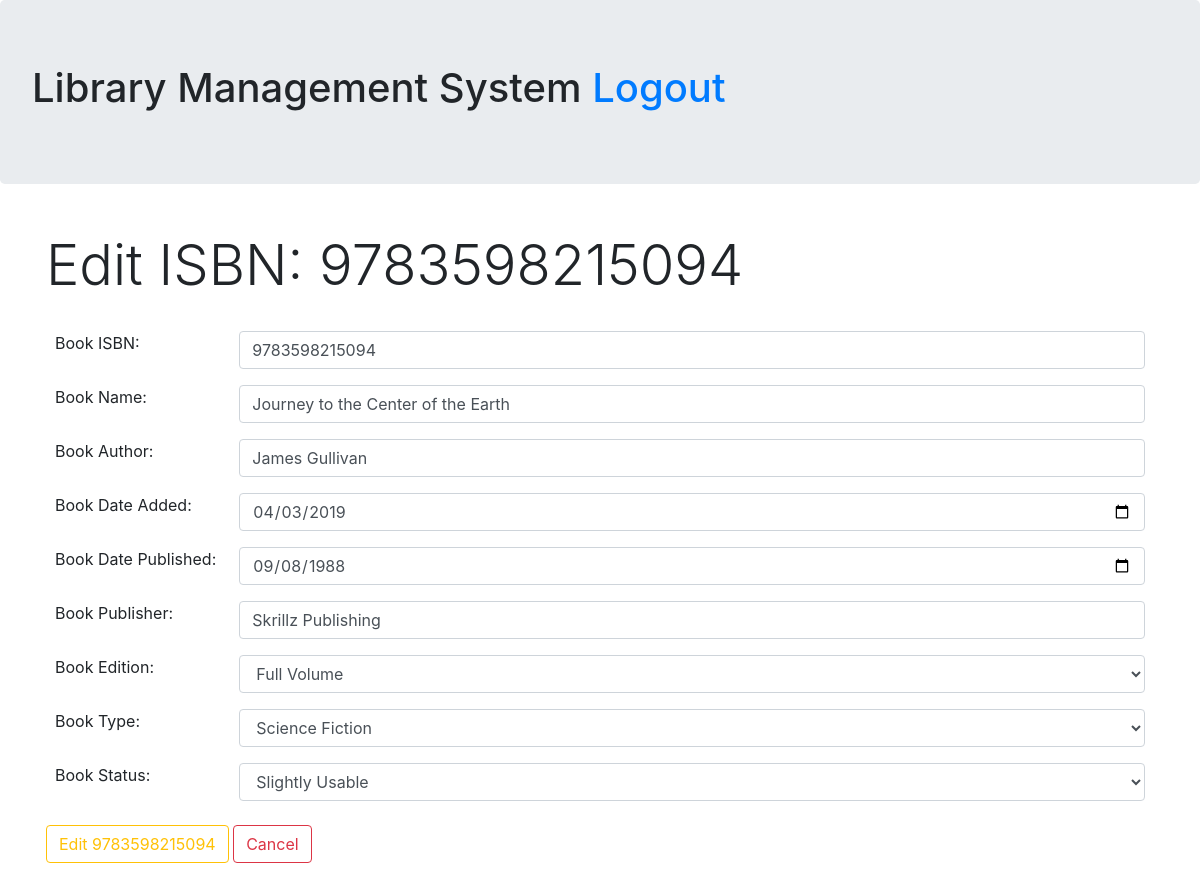
The page /admin/book-update.php?ISBN=9783598215094 on the database as committed earlier.
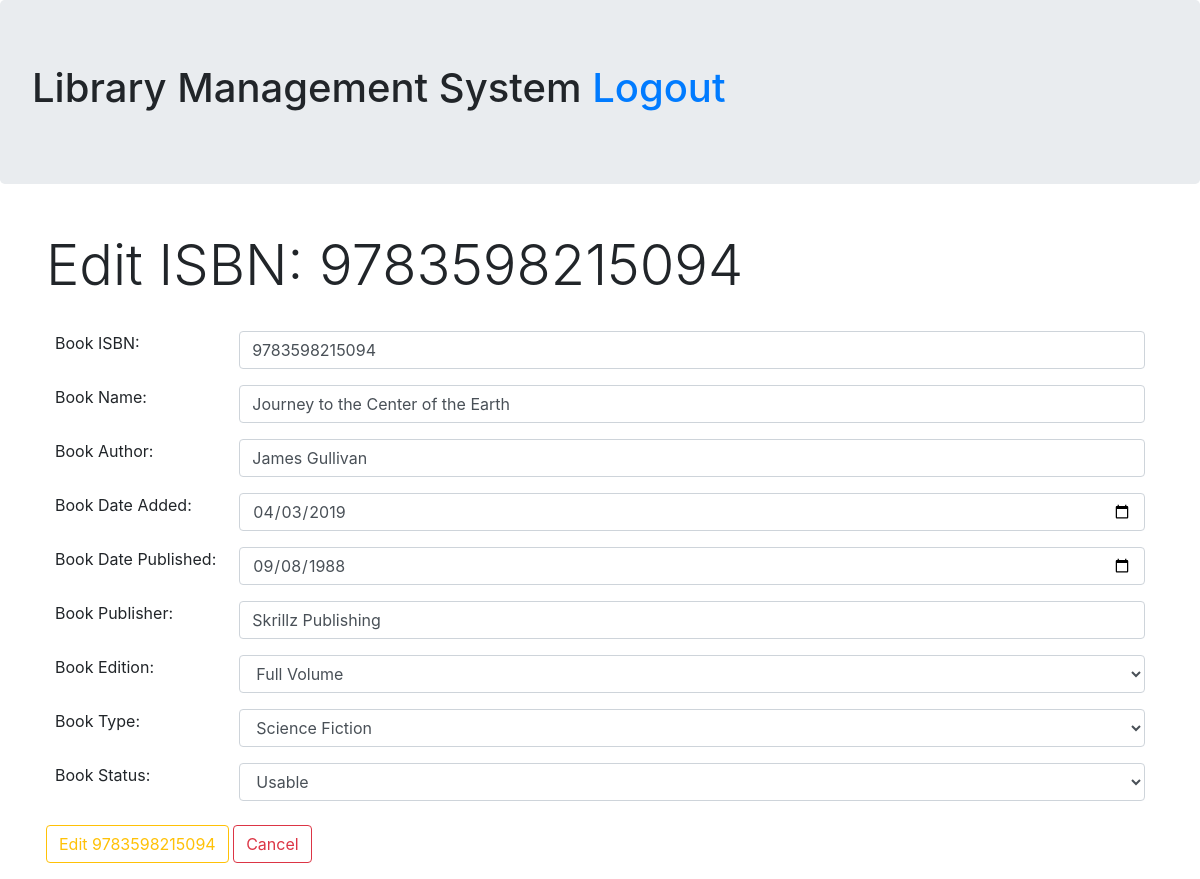
The same page on the database as committed later.
### tables this page shows
CREATE TABLE `book` (
  `book_ISBN` varchar(13) NOT NULL,
  `book_name` varchar(50) NOT NULL,
  `book_author` varchar(50) NOT NULL,
  `book_date_added` date NOT NULL,
  `book_date_published` date NOT NULL,
  `book_publisher` varchar(50) NOT NULL,
  `book_edition` varchar(20) NOT NULL,
  `book_type` varchar(20) NOT NULL,
  `book_borrow_status` char(1) NOT NULL DEFAULT 'R',
  `book_status` char(1) NOT NULL
);

### classes/connect_service.php (called while the page is built, shortened)
<?php
class Database {
    private $servername = "localhost";
    private $username = "root";
    private $password = "";
    private $database = "library";
    public function __construct(){
        $this->conn = new mysqli($this->servername, $this->username, $this->password, $this->database);
        return $this->conn;
    }
}
?>

### classes/bookDAO.php (called while the page is built, shortened)
<?php
    require_once 'connect_service.php';
    class BookAccessObject extends Database{
        public function getOneBook($isbn){
            $sql = "SELECT * FROM book WHERE book_ISBN = '$isbn'";
            $result = $this->conn->query($sql);
            $row = $result->fetch_assoc();
            return $row;
        }
    }
?>

### admin/book-update.php (the view, shortened to what the changed rows need)
<?php
    require_once '../classes/bookDAO.php';
    $isbn = $_GET['ISBN'];
    $bookdao = new BookAccessObject;
    $book = $bookdao->getOneBook($isbn);
?>
<!DOCTYPE html>
<html lang="en">
<head>
    <link rel="stylesheet" href="https://use.fontawesome.com/releases/v5.8.1/css/all.css">
    <link rel="stylesheet" href="https://stackpath.bootstrapcdn.com/bootstrap/4.1.3/css/bootstrap.min.css">
</head>
<body>
    <div class="jumbotron">
        <h1>Library Management System <a href="../logout.php?page=2">Logout</a> </h1>
    </div>
    <div class="container mt-3 justify-content-center p-3">
        <form action="" method="post">
            <div class="row p-3">
                <div class="col-sm-10 p-2">
                    <input type="text" name="isbn" id="" class="form-control" value="<?php echo $book['book_ISBN']; ?>">
                </div>
                <div class="col-sm-10 p-2">
                    <input type="text" name="bookname" id="" class="form-control" value="<?php echo $book['book_name']; ?>">
                </div>
                <div class="col-sm-10 p-2">
                    <input type="text" name="author" id="" class="form-control" value="<?php echo $book['book_author']; ?>">
                </div>
                <div class="col-sm-10 p-2">
                    <input type="date" name="dateadded" id="" value="<?php echo $book['book_date_added']; ?>" class="form-control">
                </div>
                <div class="col-sm-10 p-2">
                    <input type="date" name="datepublished" id="" class="form-control" value="<?php echo $book['book_date_published']; ?>">
                </div>
                <div class="col-sm-10 p-2">
                    <input type="text" name="publisher" id="" class="form-control" value="<?php echo $book['book_publisher']; ?>">
                </div>
                <div class="col-sm-10 p-2">
                    <select name="edition" id="" class="form-control">
                        <?php
                            switch($book['book_edition']){
                                case "Full Volume":
                                    echo "<option value='Full Volume' selected>Full Volume</option>";
                                    break;
                            }
                        ?>
                    </select>
                </div>
                <div class="col-sm-10 p-2">
                    <select name="type" id="" class="form-control">
                        <?php
                            switch($book['book_type']){
                                case "Science Fiction":
                                    echo "<option value='Science Fiction' selected>Science Fiction</option>";
                                    break;
                            }
                        ?>
                    </select>
                </div>
                <div class="col-sm-10 p-2">
                    <select name="status" id="" class="form-control">
                        <?php
                            if($book['book_status'] == 'U'){
                                echo "<option value='U' selected>Usable</option>";
                            }elseif($book['book_status'] == 'S'){
                                echo "<option value='S' selected>Slightly Usable</option>";
                            }else{
                                echo "<option value='U'>Usable</option>";
                                echo "<option value='S'>Slightly Usable</option>";
                                echo "<option value='N' selected>Not Usable</option>";
                            }
                        ?>
                    </select>
                </div>
            </div>
        </form>
    </div>
</body>
</html>

Rows that differ between the two databases and show on the page:
changed book "Journey to the Center of the Earth": status "Slightly Usable" → "Usable"
